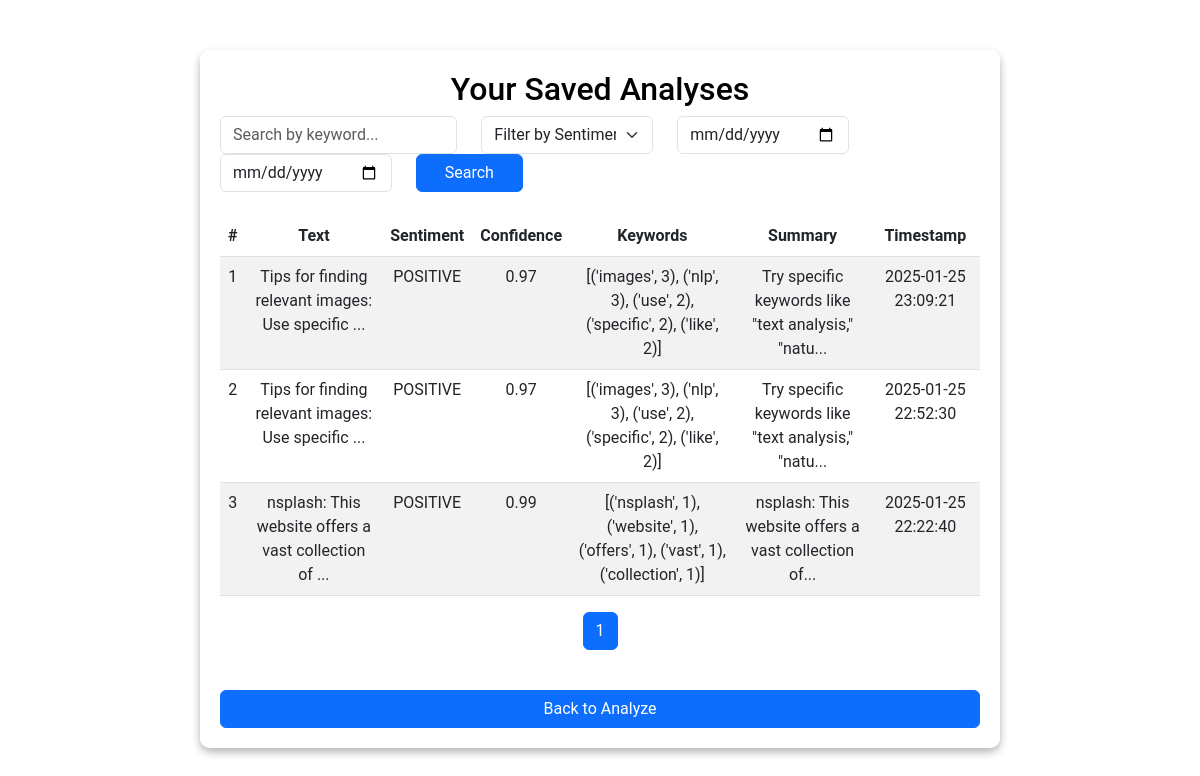
The page /dashboard (signed in) on the database its author committed.
### app.py (models this page shows)
class Analysis(db.Model):
    id = db.Column(db.Integer, primary_key=True)
    user_id = db.Column(db.Integer, db.ForeignKey('user.id'), nullable=False)
    text_input = db.Column(db.Text, nullable=False)
    sentiment_label = db.Column(db.String(50), nullable=False)
    sentiment_score = db.Column(db.Float, nullable=False)
    keywords = db.Column(db.Text, nullable=False)
    summary = db.Column(db.Text, nullable=False)
    timestamp = db.Column(db.DateTime, default=db.func.current_timestamp())

### app.py (the view, shortened to what this page needs)
@app.route("/dashboard", methods=["GET", "POST"])
@login_required
def dashboard():
    query = request.args.get("query", "")
    sentiment_filter = request.args.get("sentiment", "")
    start_date = request.args.get("start_date", "")
    end_date = request.args.get("end_date", "")
    page = request.args.get("page", 1, type=int)  # Get the current page number
    analyses_query = Analysis.query.filter_by(user_id=current_user.id)
    if sentiment_filter:
        analyses_query = analyses_query.filter(Analysis.sentiment_label == sentiment_filter)
    if start_date and end_date:
        analyses_query = analyses_query.filter(
            Analysis.timestamp.between(start_date, end_date)
        )
    analyses = analyses_query.order_by(Analysis.timestamp.desc()).paginate(page=page, per_page=5)
    return render_template(
        "dashboard.html",
        analyses=analyses,
        query=query,
        sentiment_filter=sentiment_filter
    )

### app.py (called while the page is built)
@login_manager.user_loader
def load_user(user_id):
    return User.query.get(int(user_id))

### templates/dashboard.html (shortened to what this page needs)
<!DOCTYPE html>
<html lang="en">
<head>
    <link href="https://cdn.jsdelivr.net/npm/bootstrap@5.3.0-alpha1/dist/css/bootstrap.min.css" rel="stylesheet">
</head>
<body>
    <div class="container">
        <h2 class="text-center">Your Saved Analyses</h2>
        <form method="GET" action="/dashboard" class="mb-4">
            <div class="row">
                <div class="col-md-4">
                    <input type="text" name="query" class="form-control" placeholder="Search by keyword..." value="{{ query }}">
                </div>
                <div class="col-md-3">
                    <select name="sentiment" class="form-select">
                        <option value="">Filter by Sentiment</option>
                    </select>
                </div>
                <div class="col-md-3">
                    <input type="date" name="start_date" class="form-control" placeholder="Start Date">
                </div>
                <div class="col-md-3">
                    <input type="date" name="end_date" class="form-control" placeholder="End Date">
                </div>
                <div class="col-md-2 mt-2 mt-md-0">
                    <button type="submit" class="btn btn-primary w-100">Search</button>
                </div>
            </div>
        </form>
        <table class="table table-striped">
            <thead>
                <tr>
                    <th>#</th>
                    <th>Text</th>
                    <th>Sentiment</th>
                    <th>Confidence</th>
                    <th>Keywords</th>
                    <th>Summary</th>
                    <th>Timestamp</th>
                </tr>
            </thead>
            <tbody>
                {% for analysis in analyses.items %}
                <tr>
                    <td>{{ loop.index }}</td>
                    <td>{{ analysis.text_input[:50] }}...</td>
                    <td>{{ analysis.sentiment_label }}</td>
                    <td>{{ analysis.sentiment_score }}</td>
                    <td>{{ analysis.keywords }}</td>
                    <td>{{ analysis.summary[:50] }}...</td>
                    <td>{{ analysis.timestamp }}</td>
                </tr>
                {% endfor %}
            </tbody>
        </table>
        <nav aria-label="Page navigation">
            <ul class="pagination">
                {% for page_num in analyses.iter_pages(left_edge=1, right_edge=1, left_current=2, right_current=2) %}
                <li class="page-item {% if page_num == analyses.page %}active{% endif %}">
                    <a class="page-link" href="{{ url_for('dashboard', page=page_num, query=query, sentiment=sentiment_filter) }}">{{ page_num }}</a>
                </li>
                {% endfor %}
            </ul>
        </nav>
        <a href="/" class="btn btn-primary w-100 mt-4">Back to Analyze</a>
    </div>
</body>
</html>

### templates/dashboard.html (style rules this page uses)
body { background-image: url('/static/bg1.jpg'); background-size: cover; background-repeat: no-repeat; background-attachment: fixed; font-family: 'Roboto', sans-serif; color: #000000; }
.container { margin-top: 50px; max-width: 800px; background: rgba(255, 255, 255, 0.9); padding: 20px; border-radius: 10px; box-shadow: 0 4px 8px rgba(0, 0, 0, 0.3); }
.table { margin-top: 20px; }
.table th, .table td { text-align: center; }
.pagination { justify-content: center; }

### rows shown on the page
Analysis: text_input "Tips for finding relevant images: Use specific", sentiment_label "POSITIVE", sentiment_score "0.97", keywords "[('images', 3), ('nlp', 3), ('use', 2), ('specific', 2), ('like', 2)]", summary "Try specific keywords like \"text analysis,\" \"natu", timestamp "2025-01-25 23:09:21"
Analysis: text_input "Tips for finding relevant images: Use specific", sentiment_label "POSITIVE", sentiment_score "0.97", keywords "[('images', 3), ('nlp', 3), ('use', 2), ('specific', 2), ('like', 2)]", summary "Try specific keywords like \"text analysis,\" \"natu", timestamp "2025-01-25 22:52:30"
Analysis: text_input "nsplash: This website offers a vast collection of", sentiment_label "POSITIVE", sentiment_score "0.99", keywords "[('nsplash', 1), ('website', 1), ('offers', 1), ('vast', 1), ('collection', 1)]", summary "nsplash: This website offers a vast collection of", timestamp "2025-01-25 22:22:40"

### other values the page prints
{{ page_num }} "1"
